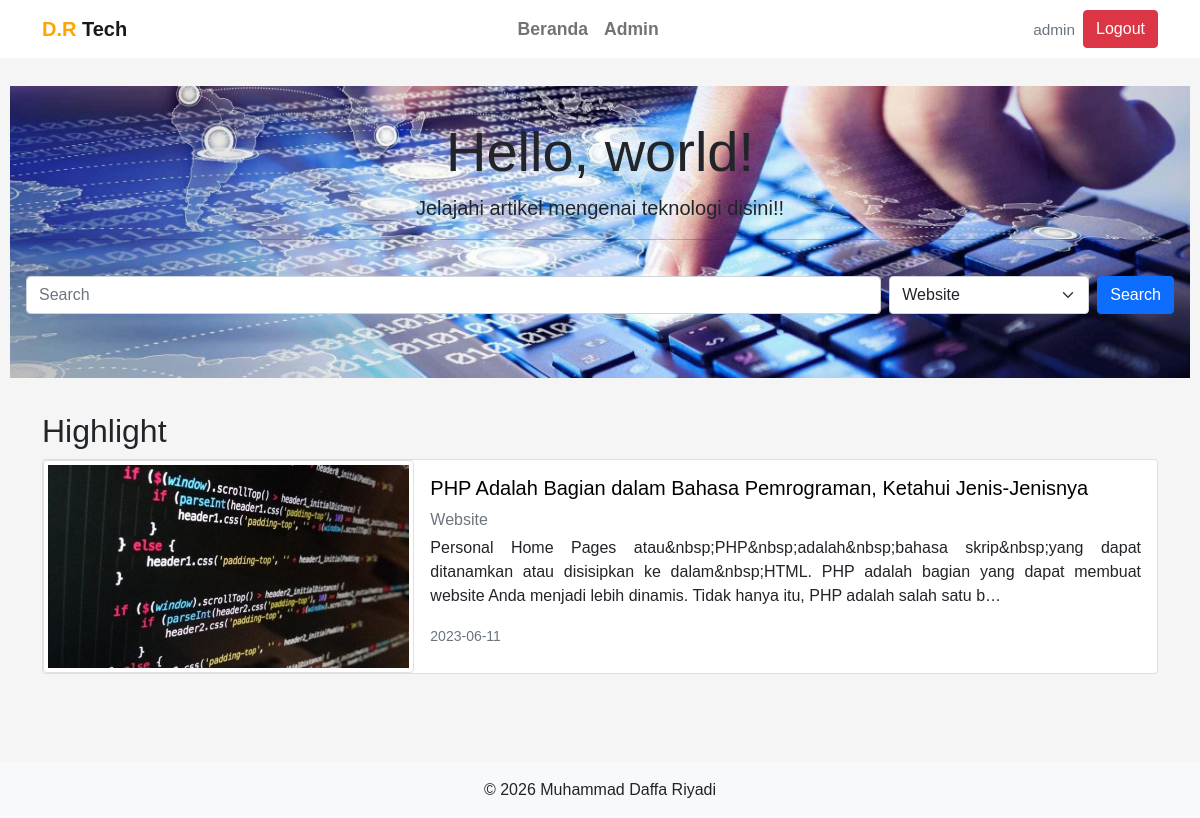
The app's page /web-teknologi/index.php?kategori=Website (signed in) with its own data.
### tables this page shows
CREATE TABLE `highlight` (
  `id` int NOT NULL,
  `gambar` varchar(255) NOT NULL,
  `judul` varchar(255) NOT NULL,
  `kategori` varchar(100) NOT NULL,
  `isi` text NOT NULL,
  `tgl_upload` date NOT NULL
);

### web-teknologi/inc/inc_koneksi.php (called while the page is built, shortened)
<?php
function db(): mysqli
{
    static $koneksi = null;
    if ($koneksi === null) {
        try {
            $koneksi = mysqli_connect(DB_HOST, DB_USER, DB_PASS, DB_NAME, DB_PORT);
            mysqli_set_charset($koneksi, 'utf8mb4');
        } catch (mysqli_sql_exception $e) {
            http_response_code(500);
            exit('Koneksi database gagal: ' . $e->getMessage()
                . ' (cek DB_HOST/DB_PORT/DB_NAME di inc/inc_koneksi.php)');
        }
    }
    return $koneksi;
}

### web-teknologi/inc/inc_fungsi.php (the view, shortened to what this page needs)
<?php
require_once __DIR__ . '/inc_koneksi.php';
function e($s): string
{
    return htmlspecialchars((string) $s, ENT_QUOTES, 'UTF-8');
}
function db_query(string $sql, array $params = []): mysqli_stmt
{
    $stmt = mysqli_prepare(db(), $sql);
    if ($params) {
        mysqli_stmt_bind_param($stmt, str_repeat('s', count($params)), ...$params);
    }
    mysqli_stmt_execute($stmt);
    return $stmt;
}
function db_all(string $sql, array $params = []): array
{
    return mysqli_fetch_all(mysqli_stmt_get_result(db_query($sql, $params)), MYSQLI_ASSOC);
}
function cari_artikel($keywords, string $kategori = ''): array
{
    $where  = [];
    $params = [];
    if ($kategori !== '') {
        $where[]  = 'kategori = ?';
        $params[] = $kategori;
    }
    $sql = 'SELECT * FROM highlight'
        . ($where ? ' WHERE ' . implode(' AND ', $where) : '')
        . ' ORDER BY id DESC';
    return db_all($sql, $params);
}
function ringkas(string $html, int $panjang = 240): string
{
    $teks = trim(preg_replace('/\s+/u', ' ', strip_tags($html)));
    return mb_strlen($teks) > $panjang ? mb_substr($teks, 0, $panjang) . '…' : $teks;
}
function render_kartu_list(array $rows): string
{
    $out = '<div class="row">';
    foreach ($rows as $d) {
        $out .= '<div class="col-12"><div class="card mb-3"><div class="row g-0">'
            . '<div class="col-md-4"><img src="gambar/' . e($d['gambar']) . '" class="img-thumbnail" alt="' . e($d['judul']) . '"></div>'
            . '<div class="col-md-8"><div class="card-body" style="text-align:justify;">'
            . '<h5 class="card-title"><a href="artphp.php?id=' . (int) $d['id'] . '" style="text-decoration:none;color:black;">' . e($d['judul']) . '</a></h5>'
            . '<p class="mb-1 text-muted">' . e($d['kategori']) . '</p>'
            . '<p class="card-text">' . e(ringkas($d['isi'])) . '</p>'
            . '<p class="card-text"><small class="text-muted">' . e($d['tgl_upload']) . '</small></p>'
            . '</div></div></div></div></div>';
    }
    return $out . '</div>';
}

### web-teknologi/css/style.css (style rules this page uses)
* { margin: 0; padding: 0; box-sizing: border-box; }
body { font-family: "Poppins", Arial, Helvetica, sans-serif; background-color: whitesmoke; padding-top: 76px; }

### records on screen
highlight: gambar (picture), judul "PHP Adalah Bagian dalam Bahasa Pemrograman, Ketahui Jenis-Jenisnya", kategori "Website", isi "Personal Home Pages atau&nbsp;PHP&nbsp;adalah&nbsp;bahasa skrip&nbsp;yang dapat ditanamkan atau disisipkan ke dalam&nbsp;HTML. PHP adalah bagian yang dapat membuat website Anda menjadi lebih dinamis. Tidak hanya itu, PHP adalah salah satu b…", tgl_upload "2023-06-11"

### other values on screen
$_SESSION['username'] "admin"
form field kategori "Website"
